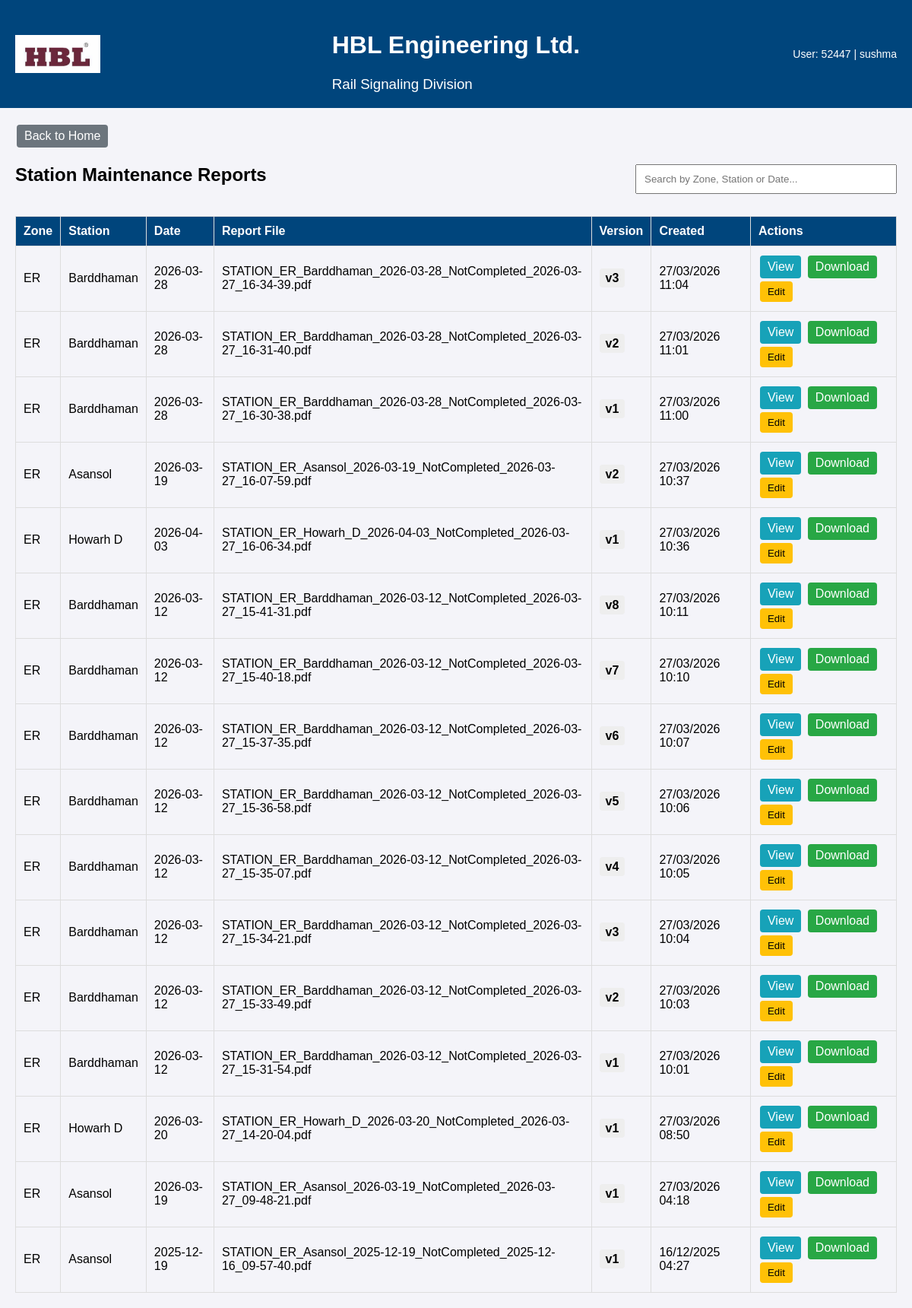
The app's page /Station/viewReports.php (signed in) with its own data.
### tables this page shows
CREATE TABLE `station_reports` (
  `id` int(11) NOT NULL,
  `zone` varchar(100) DEFAULT NULL,
  `station` varchar(100) DEFAULT NULL,
  `report_date` date DEFAULT NULL,
  `file_name` varchar(255) DEFAULT NULL,
  `version` int(11) DEFAULT NULL,
  `created_at` timestamp NOT NULL DEFAULT current_timestamp(),
  `file_path` varchar(255) DEFAULT NULL
);

### Station/viewReports.php (the view, shortened to what this page needs)
<?php
$username      = $_SESSION['username'];
$employee_name = $_SESSION['employee_name'] ?? 'Unknown';
$dsn   = "mysql:host=localhost;dbname=maintainance;charset=utf8mb4";
$dbUser = "root";
$dbPass = "Hbl@1234";
try {
    $pdo = new PDO($dsn, $dbUser, $dbPass, [
        PDO::ATTR_ERRMODE => PDO::ERRMODE_EXCEPTION,
        PDO::ATTR_DEFAULT_FETCH_MODE => PDO::FETCH_ASSOC
    ]);
} catch (PDOException $e) {
    echo "DB connection error: " . htmlspecialchars($e->getMessage());
    exit;
}
$filterZone = isset($_GET['zone']) ? trim($_GET['zone']) : '';
$pdo->exec("CREATE TABLE IF NOT EXISTS station_reports (
    id INT AUTO_INCREMENT PRIMARY KEY,
    zone VARCHAR(100),
    station VARCHAR(100),
    report_date DATE,
    file_name VARCHAR(255),
    version INT,
    created_at TIMESTAMP DEFAULT CURRENT_TIMESTAMP,
    file_path VARCHAR(255)
) ENGINE=InnoDB DEFAULT CHARSET=utf8mb4;");
try {
    if ($filterZone !== '') {
        $sql = "
            SELECT id, zone, station, report_date, file_name, version, created_at, file_path
            FROM station_reports
            WHERE LOWER(zone) = LOWER(?)
            ORDER BY created_at DESC, zone, station, report_date DESC, version DESC";
        $stmt = $pdo->prepare($sql);
        $stmt->execute([$filterZone]);
    } else {
        $sql = "
            SELECT id, zone, station, report_date, file_name, version, created_at, file_path
            FROM station_reports
            ORDER BY created_at DESC, zone, station, report_date DESC, version DESC";
        $stmt = $pdo->query($sql);
    }
    $reports = $stmt->fetchAll();
} catch (Exception $e) {
    $reports = [];
}
?>
<!doctype html>
<html lang="en">
<head>
</head>
<body>
<header>
  <img src="./hbl logo.jpg" alt="HBL Logo">
  <div>
    <h1>HBL Engineering Ltd.</h1>
    <h3 style="margin:0; font-weight:400;">Rail Signaling Division</h3>
  </div>
  <div class="profile">User: <?php echo htmlspecialchars($username); ?> | <?php echo htmlspecialchars($employee_name); ?></div>
</header>
<div class="container">
  <a href="station_index.html" class="btn back-btn">Back to Home</a>
  <div class="search-row">
    <h2>Station Maintenance Reports<?php echo $filterZone ? ' — ' . htmlspecialchars($filterZone) : ''; ?></h2>
    <div style="text-align:right;">
      <input id="search-input" type="text" placeholder="Search by Zone, Station or Date..." />
    </div>
  </div>
<?php if (!empty($reports)): ?>
  <table id="report-table">
    <thead>
      <tr>
        <th>Zone</th>
        <th>Station</th>
        <th>Date</th>
        <th>Report File</th>
        <th>Version</th>
        <th>Created</th>
        <th>Actions</th>
      </tr>
    </thead>
    <tbody>
    <?php foreach ($reports as $r):
        $zone    = $r['zone'] ?? '';
        $station = $r['station'] ?? '';
        $date    = $r['report_date'] ?? '';
        $file    = $r['file_name'] ?? '';
        $version = $r['version'] ?? '';
        $created = isset($r['created_at']) ? date('d/m/Y H:i', strtotime($r['created_at'])) : '';
        $filePath = $r['file_path'] ?? ('reports/' . $file);
        $filePathEsc = htmlspecialchars($filePath);
        $rForJs = [
            'zone'       => $zone,
            'station'    => $station,
            'report_date'=> $date,
            'file_name'  => $file,
            'version'    => $version,
            'file_path'  => $filePath
        ];
        $rJson = htmlspecialchars(json_encode($rForJs), ENT_QUOTES, 'UTF-8');
    ?>
      <tr data-zone="<?php echo htmlspecialchars(strtolower($zone)); ?>"
          data-station="<?php echo htmlspecialchars(strtolower($station)); ?>"
          data-date="<?php echo htmlspecialchars(strtolower($date)); ?>">
        <td><?php echo htmlspecialchars($zone); ?></td>
        <td><?php echo htmlspecialchars($station); ?></td>
        <td><?php echo htmlspecialchars($date); ?></td>
        <td><?php echo htmlspecialchars($file); ?></td>
        <td><span class="version-badge">v<?php echo (int)$version; ?></span></td>
        <td><?php echo htmlspecialchars($created); ?></td>
        <td>
          <a class="btn view-btn" href="<?php echo $filePathEsc; ?>" target="_blank">View</a>
          <a class="btn download-btn" href="<?php echo $filePathEsc; ?>" download>Download</a>
          <button class="btn edit-btn" onclick='editRecord(<?php echo $rJson; ?>)'>Edit</button>
        </td>
      </tr>
    <?php endforeach; ?>
    </tbody>
  </table>
<?php endif; ?>
</div>
</body>
</html>

### Station/viewReports.php (style rules this page uses)
body { font-family: Arial, sans-serif; background-color: #f4f4f9; margin: 0; padding: 0; }
header { display:flex; align-items:center; justify-content:center; background:#00457C; color:#fff; padding:20px; position:relative; }
header img { position:absolute; left:20px; height:50px; }
.profile { position:absolute; right:20px; color:#fff; font-size:14px; }
.container { padding:20px; max-width:1200px; margin:0 auto; }
h2 { text-align:center; margin-top:8px; }
table { width:100%; border-collapse:collapse; margin-top:20px; }
th,td { padding:10px; border:1px solid #ddd; text-align:left; }
th { background:#00457C; color:#fff; }
.btn { padding:6px 10px; margin:2px; border:none; color:#fff; border-radius:4px; cursor:pointer; text-decoration:none; display:inline-block; }
.view-btn { background:#17a2b8; }
.edit-btn { background:#ffc107; color:#000; }
.download-btn { background:#28a745; }
.back-btn { background:#6c757d; }
.search-row { display:flex; justify-content:space-between; align-items:center; gap:10px; margin-top:12px; }
#search-input { padding:10px; width:320px; }
.version-badge { background:#eee; padding:4px 8px; border-radius:4px; font-weight:700; }

### records on screen
station_reports: zone "ER", station "Barddhaman", report_date "2026-03-28", file_name "STATION_ER_Barddhaman_2026-03-28_NotCompleted_2026-03-27_16-34-39.pdf", version "3", created_at "27/03/2026 11:04"
station_reports: zone "ER", station "Barddhaman", report_date "2026-03-28", file_name "STATION_ER_Barddhaman_2026-03-28_NotCompleted_2026-03-27_16-31-40.pdf", version "2", created_at "27/03/2026 11:01"
station_reports: zone "ER", station "Barddhaman", report_date "2026-03-28", file_name "STATION_ER_Barddhaman_2026-03-28_NotCompleted_2026-03-27_16-30-38.pdf", version "1", created_at "27/03/2026 11:00"
station_reports: zone "ER", station "Asansol", report_date "2026-03-19", file_name "STATION_ER_Asansol_2026-03-19_NotCompleted_2026-03-27_16-07-59.pdf", version "2", created_at "27/03/2026 10:37"
station_reports: zone "ER", station "Howarh D", report_date "2026-04-03", file_name "STATION_ER_Howarh_D_2026-04-03_NotCompleted_2026-03-27_16-06-34.pdf", version "1", created_at "27/03/2026 10:36"
station_reports: zone "ER", station "Barddhaman", report_date "2026-03-12", file_name "STATION_ER_Barddhaman_2026-03-12_NotCompleted_2026-03-27_15-41-31.pdf", version "8", created_at "27/03/2026 10:11"
station_reports: zone "ER", station "Barddhaman", report_date "2026-03-12", file_name "STATION_ER_Barddhaman_2026-03-12_NotCompleted_2026-03-27_15-40-18.pdf", version "7", created_at "27/03/2026 10:10"
station_reports: zone "ER", station "Barddhaman", report_date "2026-03-12", file_name "STATION_ER_Barddhaman_2026-03-12_NotCompleted_2026-03-27_15-37-35.pdf", version "6", created_at "27/03/2026 10:07"
station_reports: zone "ER", station "Barddhaman", report_date "2026-03-12", file_name "STATION_ER_Barddhaman_2026-03-12_NotCompleted_2026-03-27_15-36-58.pdf", version "5", created_at "27/03/2026 10:06"
station_reports: zone "ER", station "Barddhaman", report_date "2026-03-12", file_name "STATION_ER_Barddhaman_2026-03-12_NotCompleted_2026-03-27_15-35-07.pdf", version "4", created_at "27/03/2026 10:05"
station_reports: zone "ER", station "Barddhaman", report_date "2026-03-12", file_name "STATION_ER_Barddhaman_2026-03-12_NotCompleted_2026-03-27_15-34-21.pdf", version "3", created_at "27/03/2026 10:04"
station_reports: zone "ER", station "Barddhaman", report_date "2026-03-12", file_name "STATION_ER_Barddhaman_2026-03-12_NotCompleted_2026-03-27_15-33-49.pdf", version "2", created_at "27/03/2026 10:03"
station_reports: zone "ER", station "Barddhaman", report_date "2026-03-12", file_name "STATION_ER_Barddhaman_2026-03-12_NotCompleted_2026-03-27_15-31-54.pdf", version "1", created_at "27/03/2026 10:01"
station_reports: zone "ER", station "Howarh D", report_date "2026-03-20", file_name "STATION_ER_Howarh_D_2026-03-20_NotCompleted_2026-03-27_14-20-04.pdf", version "1", created_at "27/03/2026 08:50"
station_reports: zone "ER", station "Asansol", report_date "2026-03-19", file_name "STATION_ER_Asansol_2026-03-19_NotCompleted_2026-03-27_09-48-21.pdf", version "1", created_at "27/03/2026 04:18"
station_reports: zone "ER", station "Asansol", report_date "2025-12-19", file_name "STATION_ER_Asansol_2025-12-19_NotCompleted_2025-12-16_09-57-40.pdf", version "1", created_at "16/12/2025 04:27"

### other values on screen
$username "52447"
$employee_name "sushma"
